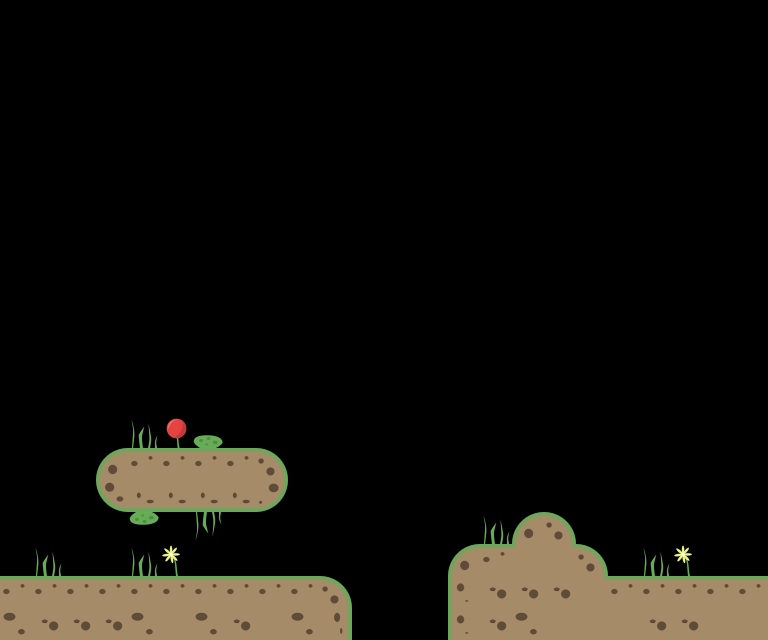

A level layout from a 2D game, rendered from its tile map. Below: a short description, then the map file with tile-grid data replaced by summaries:
An orthogonal 24x20 tile map with 32x32 px tiles, 2 tile layers (ground, deco).

<map version="1.0" orientation="orthogonal" renderorder="left-down" width="24" height="20" tilewidth="32" tileheight="32" nextobjectid="12">
 <tileset firstgid="1" source="tileset.tsx" />
 <layer name="ground" width="24" height="20">
  <data>[480 cells, 61 non-empty, 13 distinct tile ids]</data>
 </layer>
 <layer name="deco" width="24" height="20">
  <data>[480 cells, 11 non-empty, 6 distinct tile ids]</data>
 </layer>
</map>
